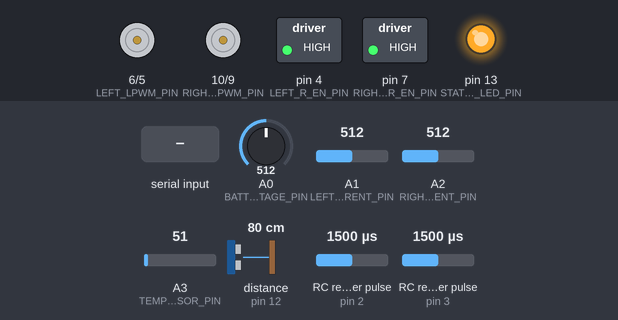
Recording of a sketch running on a simulated Arduino Nano, built with avr-gcc and run on an emulated ATmega328P. Shown: motor-driver pin pairs drawn as motors (green arrow = first pin HIGH = forward, orange = second pin HIGH = backward, longer = more drive), switched loads named in the sketch (green lamp = pin HIGH), output pins drawn as LEDs (lit = HIGH). Wiring (inferred from the names in the program): ultrasonic range finder: trigger pin 8; echo pin 12; 2 × RC receiver channel: data pin 2 / data pin 3. The test bench sets the inputs (shaded band); at power-on: distance to the obstacle (sensor on pin 12) 80 cm, RC receiver pulse (sensors on pin 2, pin 3) 1500 µs, A0 (BATTERY_VOLTAGE_PIN) = 512, A1 (LEFT_CURRENT_PIN) = 512, A2 (RIGHT_CURRENT_PIN) = 512, A3 (TEMP_SENSOR_PIN) = 51. The echo pulse lasts 58.3 µs per cm; pins used as bus, display or sensor lines are not drawn; what the sketch prints to the serial monitor is not drawn.

Above: at 1.2 s.
1.3 s: distance to the obstacle (sensor on pin 12) set to 4 cm
4.3 s: RC receiver pulse (sensor on pin 2) set to 1020 µs
At 4.53 s:
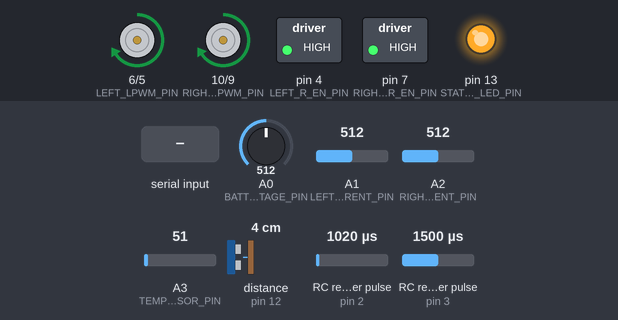
7.3 s: RC receiver pulse (sensor on pin 3) set to 1020 µs
At 8.07 s:
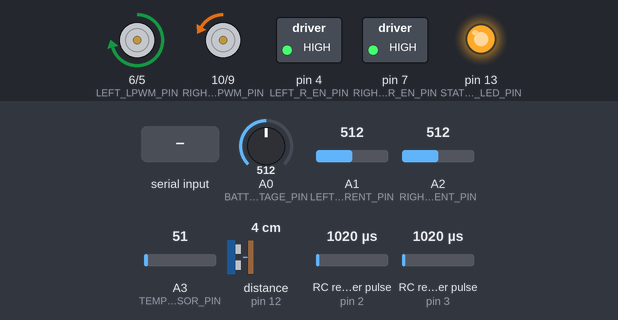
10.3 s: RC receiver pulse (sensor on pin 2) set to 1250 µs
At 11.82 s:
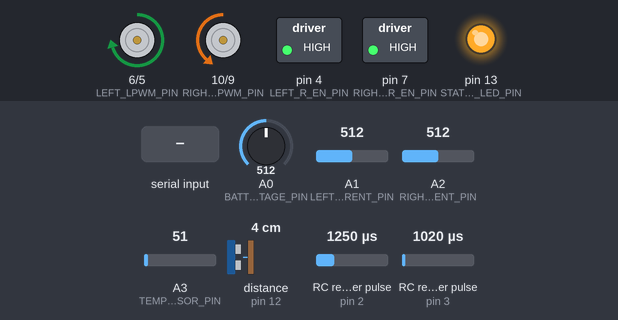
13.3 s: RC receiver pulse (sensor on pin 3) set to 1980 µs
16.3 s: "ESTOP\n" received over Serial
At 16.6 s:
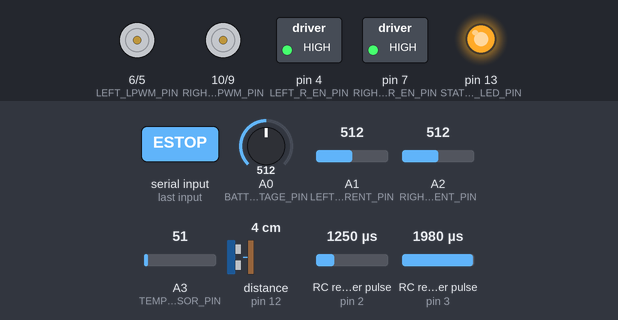
Timing chart, 0 to 18.8 s (numbered marks = the images above; inputs shaded):
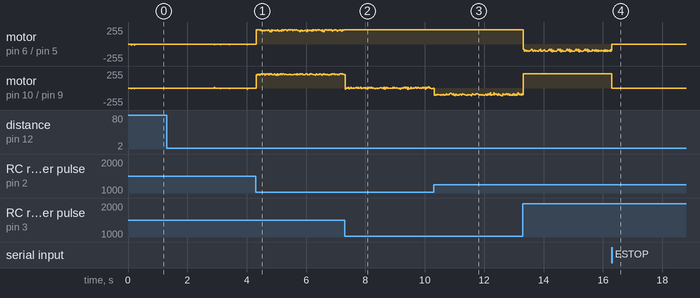

Measured:
- after the input at 7.3 s, motor on pin 6 (LEFT_LPWM_PIN) / pin 5 (LEFT_RPWM_PIN): goes on until 7.3 s, then stays forward 216/255
- after the input at 16.3 s, motor on pin 10 (RIGHT_LPWM_PIN) / pin 9 (RIGHT_RPWM_PIN): forward 216/255 → stopped at once

The sketch:

prahari_nano_driver.ino
```cpp
/*
 * ==============================================================================
 * PRAHARI V3 — ARDUINO NANO HARDWARE MOTOR & SENSOR CONTROLLER
 * ==============================================================================
 * Hardware Architecture:
 * - Microcontroller: Arduino Nano (ATmega328P, 16MHz, 5V)
 * - Motor Drivers: 2 × BTS7960 43A High-Power H-Bridge Drivers
 * - Motors: 2 × DC Geared Drive Motors (Rear-Wheel Differential Drive)
 * - Front Wheels: Passive 360° Industrial Caster Wheels (NO front steering motor/servo)
 * - Remote Control: 2-Channel / 4-Channel PWM RC Receiver (Interrupt-driven)
 * - Sensors: Battery Voltage Divider (A0), Current Sensors (A1, A2), Ultrasonic (D7, D8)
 * - Communication: 115200 Baud Serial / USB to Command Center Backend
 * - Failsafe: 400ms Hardware Command Timeout (Auto-Stop on connection loss)
 * ==============================================================================
 */

#include <Arduino.h>

// ------------------------------------------------------------------------------
// PIN DEFINITIONS
// ------------------------------------------------------------------------------

// Left Motor BTS7960 Driver Pins
#define LEFT_RPWM_PIN     5   // PWM Pin (Timer 0)
#define LEFT_LPWM_PIN     6   // PWM Pin (Timer 0)
#define LEFT_R_EN_PIN     4   // Right Enable
#define LEFT_L_EN_PIN     4   // Left Enable (Tied to D4)

// Right Motor BTS7960 Driver Pins
#define RIGHT_RPWM_PIN    9   // PWM Pin (Timer 1)
#define RIGHT_LPWM_PIN    10  // PWM Pin (Timer 1)
#define RIGHT_R_EN_PIN    7   // Right Enable
#define RIGHT_L_EN_PIN    7   // Left Enable (Tied to D7)

// Ultrasonic HC-SR04 Range Sensor Pins
#define US_TRIG_PIN       8
#define US_ECHO_PIN       12

// Analog Sensor Input Pins
#define BATTERY_VOLTAGE_PIN A0  // Voltage Divider (R1=30k, R2=7.5k -> Factor 5.0)
#define LEFT_CURRENT_PIN    A1  // ACS712-30A Current Sensor
#define RIGHT_CURRENT_PIN   A2  // ACS712-30A Current Sensor
#define TEMP_SENSOR_PIN     A3  // NTC Thermistor

// Physical RC Receiver Inputs (Interrupt-driven pins)
#define RC_THROTTLE_PIN     2   // INT0 (Pin D2)
#define RC_STEERING_PIN     3   // INT1 (Pin D3)

// Status Indicator LED
#define STATUS_LED_PIN      13

// ------------------------------------------------------------------------------
// CONSTANTS & CONFIGURATION
// ------------------------------------------------------------------------------

#define SERIAL_BAUD_RATE        115200
#define COMMAND_TIMEOUT_MS      400     // Failsafe auto-stop if no packet received in 400ms
#define TELEMETRY_INTERVAL_MS   100     // 10 Hz Telemetry Broadcast
#define ULTRASONIC_INTERVAL_MS  150     // ~6.6 Hz Obstacle Scanning
#define RC_DEADZONE_US          30      // Microseconds deadband around neutral 1500us
#define RC_TIMEOUT_MS           300     // Switch from RC to WEB if RC signal stops

// ------------------------------------------------------------------------------
// GLOBAL STATE VARIABLES
// ------------------------------------------------------------------------------

// RC Pulse Measurement Variables (Interrupt handlers)
volatile unsigned long rc_throttle_start = 0;
volatile unsigned long rc_steering_start = 0;
volatile int rc_throttle_pwm = 1500; // Neutral 1500us
volatile int rc_steering_pwm = 1500; // Neutral 1500us
volatile unsigned long last_rc_pulse_time = 0;

// Motor Outputs (-100 to +100)
int left_motor_power = 0;
int right_motor_power = 0;

// Operational Modes: "WEB", "RC", "ESTOP"
enum RobotControlMode {
  MODE_WEB,
  MODE_RC,
  MODE_ESTOP
};

RobotControlMode active_mode = MODE_WEB;
bool emergency_stop_active = false;
unsigned long last_valid_command_time = 0;
unsigned long last_telemetry_time = 0;
unsigned long last_ultrasonic_time = 0;

// Sensor Readings
float battery_voltage = 36.0;
float left_motor_current = 0.0;
float right_motor_current = 0.0;
float system_temperature = 38.0;
int obstacle_distance_cm = 120;

// Serial Buffer
String serial_buffer = "";

// ------------------------------------------------------------------------------
// INTERRUPT SERVICE ROUTINES FOR PHYSICAL RC RECEIVER
// ------------------------------------------------------------------------------

void isr_throttle_pulse() {
  if (digitalRead(RC_THROTTLE_PIN) == HIGH) {
    rc_throttle_start = micros();
  } else {
    unsigned long duration = micros() - rc_throttle_start;
    if (duration >= 900 && duration <= 2100) {
      rc_throttle_pwm = duration;
      last_rc_pulse_time = millis();
    }
  }
}

void isr_steering_pulse() {
  if (digitalRead(RC_STEERING_PIN) == HIGH) {
    rc_steering_start = micros();
  } else {
    unsigned long duration = micros() - rc_steering_start;
    if (duration >= 900 && duration <= 2100) {
      rc_steering_pwm = duration;
      last_rc_pulse_time = millis();
    }
  }
}

// ------------------------------------------------------------------------------
// BTS7960 MOTOR CONTROL FUNCTIONS
// ------------------------------------------------------------------------------

void init_motor_drivers() {
  pinMode(LEFT_RPWM_PIN, OUTPUT);
  pinMode(LEFT_LPWM_PIN, OUTPUT);
  pinMode(LEFT_R_EN_PIN, OUTPUT);
  pinMode(LEFT_L_EN_PIN, OUTPUT);

  pinMode(RIGHT_RPWM_PIN, OUTPUT);
  pinMode(RIGHT_LPWM_PIN, OUTPUT);
  pinMode(RIGHT_R_EN_PIN, OUTPUT);
  pinMode(RIGHT_L_EN_PIN, OUTPUT);

  // Enable Drivers
  digitalWrite(LEFT_R_EN_PIN, HIGH);
  digitalWrite(LEFT_L_EN_PIN, HIGH);
  digitalWrite(RIGHT_R_EN_PIN, HIGH);
  digitalWrite(RIGHT_L_EN_PIN, HIGH);

  stop_motors();
}

void set_left_motor(int speed_percent) {
  speed_percent = constrain(speed_percent, -100, 100);
  int pwm_val = map(abs(speed_percent), 0, 100, 0, 255);

  if (speed_percent > 0) {
    // Forward
    analogWrite(LEFT_RPWM_PIN, pwm_val);
    analogWrite(LEFT_LPWM_PIN, 0);
  } else if (speed_percent < 0) {
    // Reverse
    analogWrite(LEFT_RPWM_PIN, 0);
    analogWrite(LEFT_LPWM_PIN, pwm_val);
  } else {
    // Stop / Brake
    analogWrite(LEFT_RPWM_PIN, 0);
    analogWrite(LEFT_LPWM_PIN, 0);
  }
}

void set_right_motor(int speed_percent) {
  speed_percent = constrain(speed_percent, -100, 100);
  int pwm_val = map(abs(speed_percent), 0, 100, 0, 255);

  if (speed_percent > 0) {
    // Forward
    analogWrite(RIGHT_RPWM_PIN, pwm_val);
    analogWrite(RIGHT_LPWM_PIN, 0);
  } else if (speed_percent < 0) {
    // Reverse
    analogWrite(RIGHT_RPWM_PIN, 0);
    analogWrite(RIGHT_LPWM_PIN, pwm_val);
  } else {
    // Stop / Brake
    analogWrite(RIGHT_RPWM_PIN, 0);
    analogWrite(RIGHT_LPWM_PIN, 0);
  }
}

void set_motors(int left, int right) {
  if (emergency_stop_active) {
    left_motor_power = 0;
    right_motor_power = 0;
    set_left_motor(0);
    set_right_motor(0);
    return;
  }

  left_motor_power = left;
  right_motor_power = right;
  set_left_motor(left);
  set_right_motor(right);
}

void stop_motors() {
  left_motor_power = 0;
  right_motor_power = 0;
  set_left_motor(0);
  set_right_motor(0);
}

void execute_emergency_stop() {
  emergency_stop_active = true;
  active_mode = MODE_ESTOP;
  stop_motors();
}

void reset_emergency_stop() {
  emergency_stop_active = false;
  active_mode = MODE_WEB;
  stop_motors();
}

// ------------------------------------------------------------------------------
// DIFFERENTIAL DRIVE CALCULATION
// ------------------------------------------------------------------------------

void compute_differential_drive(float throttle, float steering, int speed_limit_percent) {
  // throttle: -1.0 to +1.0
  // steering: -1.0 to +1.0
  float raw_left = throttle + steering;
  float raw_right = throttle - steering;

  raw_left = constrain(raw_left, -1.0, 1.0);
  raw_right = constrain(raw_right, -1.0, 1.0);

  float limit_factor = constrain(speed_limit_percent, 10, 100) / 100.0;
  int left_power = (int)(raw_left * limit_factor * 100.0);
  int right_power = (int)(raw_right * limit_factor * 100.0);

  set_motors(left_power, right_power);
}

// ------------------------------------------------------------------------------
// SENSOR READING FUNCTIONS
// ------------------------------------------------------------------------------

void read_sensors() {
  // Battery Voltage Divider (36V Pack Nominal)
  int raw_volt = analogRead(BATTERY_VOLTAGE_PIN);
  battery_voltage = (raw_volt * (5.0 / 1023.0)) * 7.6; // Calibration factor

  // Current Sensors ACS712 (2.5V Offset, 66mV/A for 30A model)
  int raw_cur_l = analogRead(LEFT_CURRENT_PIN);
  int raw_cur_r = analogRead(RIGHT_CURRENT_PIN);
  left_motor_current = abs(((raw_cur_l * (5.0 / 1023.0)) - 2.5) / 0.066);
  right_motor_current = abs(((raw_cur_r * (5.0 / 1023.0)) - 2.5) / 0.066);

  // Temperature Sensor NTC
  int raw_temp = analogRead(TEMP_SENSOR_PIN);
  system_temperature = 25.0 + (raw_temp * 0.05);
}

void read_ultrasonic_distance() {
  digitalWrite(US_TRIG_PIN, LOW);
  delayMicroseconds(2);
  digitalWrite(US_TRIG_PIN, HIGH);
  delayMicroseconds(10);
  digitalWrite(US_TRIG_PIN, LOW);

  long duration = pulseIn(US_ECHO_PIN, HIGH, 25000); // 25ms timeout (~4.3m max)
  if (duration > 0) {
    obstacle_distance_cm = duration * 0.034 / 2;
  } else {
    obstacle_distance_cm = 400; // Clear
  }
}

// ------------------------------------------------------------------------------
// PHYSICAL RC CONTROL ARBITRATION
// ------------------------------------------------------------------------------

void check_rc_control() {
  unsigned long now = millis();
  bool rc_connected = (now - last_rc_pulse_time < RC_TIMEOUT_MS);

  if (rc_connected && !emergency_stop_active) {
    // Check if RC sticks are moved outside deadzone
    int throttle_delta = abs(rc_throttle_pwm - 1500);
    int steering_delta = abs(rc_steering_pwm - 1500);

    if (throttle_delta > RC_DEADZONE_US || steering_delta > RC_DEADZONE_US) {
      // Physical RC has control priority (Priority 2)
      active_mode = MODE_RC;

      float rc_throttle = (rc_throttle_pwm - 1500) / 500.0;
      float rc_steering = (rc_steering_pwm - 1500) / 500.0;
      rc_throttle = constrain(rc_throttle, -1.0, 1.0);
      rc_steering = constrain(rc_steering, -1.0, 1.0);

      compute_differential_drive(rc_throttle, rc_steering, 85);
      return;
    }
  }

  // If we were in RC mode but sticks are now neutral or RC is off, revert to WEB mode
  if (active_mode == MODE_RC) {
    active_mode = MODE_WEB;
    stop_motors();
  }
}

// ------------------------------------------------------------------------------
// SERIAL COMMAND PARSER
// ------------------------------------------------------------------------------

void process_serial_command(String cmd) {
  cmd.trim();
  if (cmd.length() == 0) return;

  last_valid_command_time = millis();

  // 1. Emergency Stop Command
  if (cmd.indexOf("\"type\":\"emergency_stop\"") >= 0 || cmd.equalsIgnoreCase("ESTOP")) {
    execute_emergency_stop();
    Serial.println("{\"ack\":\"ESTOP_EXECUTED\"}");
    return;
  }

  // 2. Reset Safety Command
  if (cmd.indexOf("\"type\":\"reset_safety\"") >= 0 || cmd.equalsIgnoreCase("RESET")) {
    reset_emergency_stop();
    Serial.println("{\"ack\":\"SAFETY_RESET\"}");
    return;
  }

  // 3. Stop Command
  if (cmd.indexOf("\"type\":\"stop\"") >= 0 || cmd.equalsIgnoreCase("STOP")) {
    stop_motors();
    Serial.println("{\"ack\":\"STOPPED\"}");
    return;
  }

  // 4. Drive Vector Command: {"type":"drive","throttle":0.75,"steering":-0.20,"speed":70}
  if (cmd.indexOf("\"type\":\"drive\"") >= 0) {
    if (active_mode == MODE_RC) {
      // Web commands ignored while physical RC is driving
      Serial.println("{\"ack\":\"RC_ACTIVE_IGNORED\"}");
      return;
    }

    float throttle = 0.0;
    float steering = 0.0;
    int speed_limit = 70;

    int t_idx = cmd.indexOf("\"throttle\":");
    if (t_idx >= 0) {
      throttle = cmd.substring(t_idx + 11).toFloat();
    }

    int s_idx = cmd.indexOf("\"steering\":");
    if (s_idx >= 0) {
      steering = cmd.substring(s_idx + 11).toFloat();
    }

    int sp_idx = cmd.indexOf("\"speed\":");
    if (sp_idx >= 0) {
      speed_limit = cmd.substring(sp_idx + 8).toInt();
      if (speed_limit <= 0) speed_limit = 70;
    }

    compute_differential_drive(throttle, steering, speed_limit);
    Serial.println("{\"ack\":\"DRIVE_OK\"}");
    return;
  }

  // 5. Direct Motor Command: {"type":"motor","left":55,"right":95}
  if (cmd.indexOf("\"type\":\"motor\"") >= 0) {
    int left_val = 0;
    int right_val = 0;

    int l_idx = cmd.indexOf("\"left\":");
    if (l_idx >= 0) left_val = cmd.substring(l_idx + 7).toInt();

    int r_idx = cmd.indexOf("\"right\":");
    if (r_idx >= 0) right_val = cmd.substring(r_idx + 8).toInt();

    set_motors(left_val, right_val);
    Serial.println("{\"ack\":\"MOTOR_OK\"}");
    return;
  }
}

// ------------------------------------------------------------------------------
// TELEMETRY BROADCAST
// ------------------------------------------------------------------------------

void send_telemetry() {
  int battery_pct = constrain((int)((battery_voltage - 31.0) / (37.8 - 31.0) * 100), 0, 100);
  bool rc_connected = (millis() - last_rc_pulse_time < RC_TIMEOUT_MS);

  // Formatted JSON Telemetry Output (Read by Backend Serial Parser)
  Serial.print("{\"type\":\"telemetry\"");
  Serial.print(",\"battery\":"); Serial.print(battery_pct);
  Serial.print(",\"voltage\":"); Serial.print(battery_voltage, 1);
  Serial.print(",\"leftMotor\":"); Serial.print(left_motor_power);
  Serial.print(",\"rightMotor\":"); Serial.print(right_motor_power);
  Serial.print(",\"leftCurrent\":"); Serial.print(left_motor_current, 1);
  Serial.print(",\"rightCurrent\":"); Serial.print(right_motor_current, 1);
  Serial.print(",\"temperature\":"); Serial.print((int)system_temperature);
  Serial.print(",\"obstacle\":"); Serial.print(obstacle_distance_cm);
  Serial.print(",\"rcStatus\":"); Serial.print(rc_connected ? "\"CONNECTED\"" : "\"DISCONNECTED\"");
  Serial.print(",\"arduinoStatus\":\"CONNECTED\"");
  Serial.print(",\"mode\":");
  if (emergency_stop_active) Serial.print("\"ESTOP\"");
  else if (active_mode == MODE_RC) Serial.print("\"RC\"");
  else Serial.print("\"WEB\"");
  Serial.println("}");
}

// ------------------------------------------------------------------------------
// ARDUINO SETUP & MAIN LOOP
// ------------------------------------------------------------------------------

void setup() {
  Serial.begin(SERIAL_BAUD_RATE);
  serial_buffer.reserve(128);

  pinMode(STATUS_LED_PIN, OUTPUT);
  pinMode(US_TRIG_PIN, OUTPUT);
  pinMode(US_ECHO_PIN, INPUT);

  // Setup Physical RC Interrupts
  pinMode(RC_THROTTLE_PIN, INPUT_PULLUP);
  pinMode(RC_STEERING_PIN, INPUT_PULLUP);
  attachInterrupt(digitalPinToInterrupt(RC_THROTTLE_PIN), isr_throttle_pulse, CHANGE);
  attachInterrupt(digitalPinToInterrupt(RC_STEERING_PIN), isr_steering_pulse, CHANGE);

  // Initialize BTS7960 Drivers
  init_motor_drivers();

  last_valid_command_time = millis();
  digitalWrite(STATUS_LED_PIN, HIGH);
  Serial.println("{\"status\":\"PRAHARI_NANO_ONLINE\",\"baud\":115200,\"drivers\":\"2xBTS7960\",\"version\":\"v3.0-NANO\"}");
}

void loop() {
  unsigned long now = millis();

  // 1. Read Incoming Serial Characters from Backend
  while (Serial.available()) {
    char c = (char)Serial.read();
    if (c == '\n' || c == '\r') {
      if (serial_buffer.length() > 0) {
        process_serial_command(serial_buffer);
        serial_buffer = "";
      }
    } else {
      if (serial_buffer.length() < 120) {
        serial_buffer += c;
      }
    }
  }

  // 2. Hardware Safety Failsafe: Command Timeout (300-500ms)
  if (active_mode == MODE_WEB && !emergency_stop_active) {
    if (now - last_valid_command_time > COMMAND_TIMEOUT_MS) {
      // Auto-stop motors if communication interrupted
      if (left_motor_power != 0 || right_motor_power != 0) {
        stop_motors();
      }
    }
  }

  // 3. Check Physical RC Remote State & Priority Arbitration
  check_rc_control();

  // 4. Periodically Read Sensors & Ultrasonic Distance
  if (now - last_ultrasonic_time >= ULTRASONIC_INTERVAL_MS) {
    last_ultrasonic_time = now;
    read_ultrasonic_distance();
    read_sensors();

    // Automatic Obstacle Emergency Brake
    if (obstacle_distance_cm > 0 && obstacle_distance_cm < 25 && (left_motor_power > 0 || right_motor_power > 0)) {
      stop_motors();
    }
  }

  // 5. 10 Hz Telemetry Publication Loop
  if (now - last_telemetry_time >= TELEMETRY_INTERVAL_MS) {
    last_telemetry_time = now;
    send_telemetry();
  }
}
```
